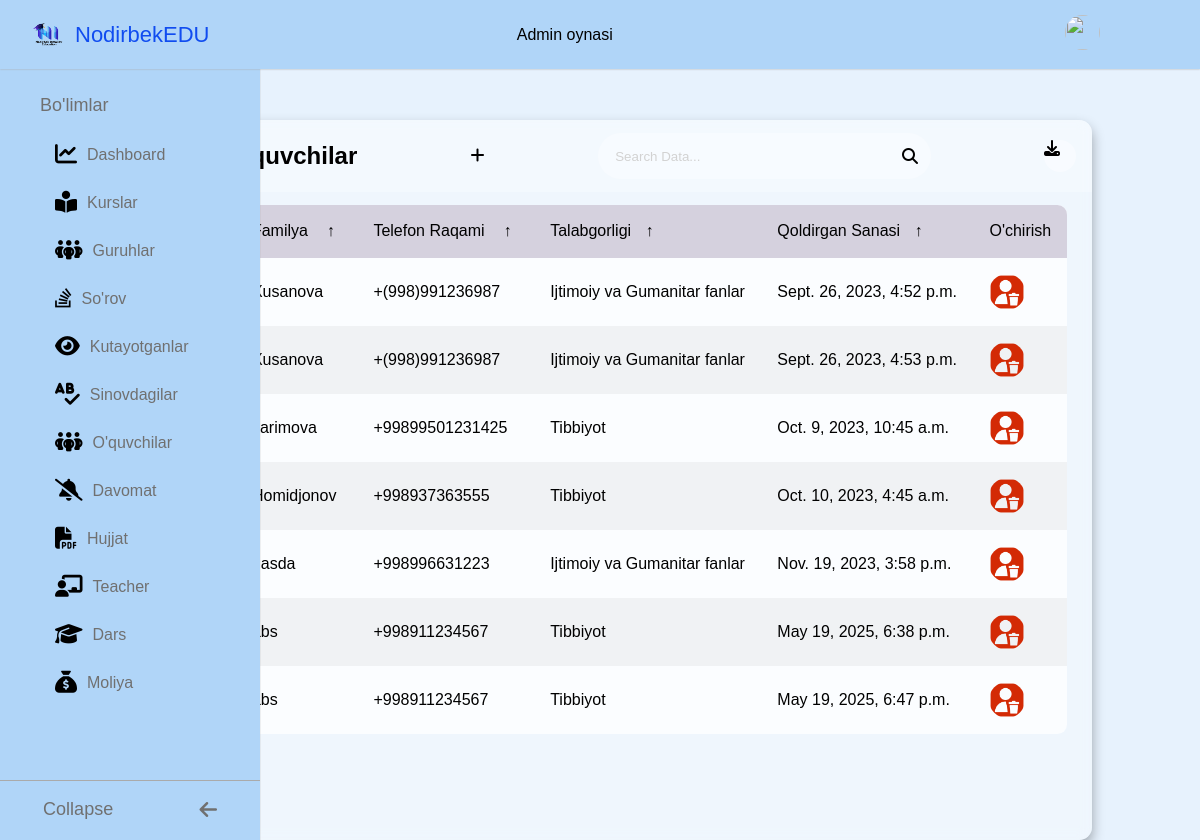
Page /asosiy/sorov/ (signed in) on the committed database.
### asosiy/models.py (models this page shows, shortened)
class Sorov(models.Model):
    ism=models.CharField(max_length=30)
    fam=models.CharField(max_length=30)
    tel=models.CharField(max_length=13)
    kurs_fk=models.ForeignKey(Kurs,on_delete=models.CASCADE)
    sorov_qoldirilgan_vaqt=models.DateTimeField(auto_now_add=True)

class Kurs(models.Model):
    nom=models.CharField(max_length=30)
    ochilgan_sana=models.DateField()
    def __str__(self):
        return f"{self.nom}"

### asosiy/views.py (the view, shortened to what this page needs)
# urls.py: path('sorov/', Sorovlar.as_view()),
class Sorovlar(View):
    def get(self, request):
        if request.user.is_authenticated:
            data = {
                'sorovlar': Sorov.objects.all(),
                'kurs': Kurs.objects.all()
            }
            return render(request, 'talabgorTalabalar.html', data)
        return redirect('/adminlogin/')

### templates/talabgorTalabalar.html (shortened to what this page needs)
<!DOCTYPE html>
<html lang="en">
<head>
    {% load static %}
    <link rel="stylesheet" href="https://cdnjs.cloudflare.com/ajax/libs/font-awesome/6.4.0/css/all.min.css" />
    <link rel="stylesheet" href="{% static 'root.css' %}">
    <link rel="stylesheet" href="{% static 'standart.css' %}">
    <link rel="stylesheet" href="{% static 'table.css' %}">
    <link rel="stylesheet" href="{% static './admin_form.css' %}">
</head>
<body>
  <nav class="navbar">
		<div class="logo_item">
		  <img src="/media/mm2n.png" alt=""></i>NodirbekEDU
		</div>
		<div class="search_bar">
			 <p>Admin oynasi</p>
		</div>
		<div class="navbar_content">
		  <a href="/logout"><img src="/media/logout.png" alt="" class="profile" /></a>
		</div>
	  </nav>
	  <nav class="sidebar">
		<div class="menu_content">
		  <ul class="menu_items">
			<div class="menu_title menu_dahsboard"></div>
			<li class="item">
				<a href="/asosiy/IndexAdmin" class="nav_link">
				  <span class="navlink_icon">
					<i class="fa-solid fa-chart-line"></i>
				  </span>
				  <span class="navlink"> Dashboard</span>
				</a>
			  </li>
        <li class="item">
          <a href="/asosiy/kurslar" class="nav_link">
            <span class="navlink_icon">
           <i class="fa-solid fa-book-open-reader"></i>             </span>
            <span class="navlink"> Kurslar</span>
          </a>
          </li>
        <li class="item">
          <a href="/asosiy/guruhlar" class="nav_link">
            <span class="navlink_icon">
            <i class="fa-solid fa-people-group"></i>                  </span>
            <span class="navlink"> Guruhlar</span>
          </a>
          </li>
			  <li class="item">
				<a href="/asosiy/sorov" class="nav_link">
				  <span class="navlink_icon">
					<i class="fa-brands fa-stack-overflow"></i>                </span>
				  <span class="navlink">So'rov</span>
				</a>
			  </li>
        <li class="item">
          <a href="/asosiy/kutayotganlar" class="nav_link">
            <span class="navlink_icon">
              <i class="fa-solid fa-eye"></i>                 </span>
            <span class="navlink">Kutayotganlar</span>
          </a>
        </li>
			  <li class="item">
          <a href="/asosiy/sinov" class="nav_link">
            <span class="navlink_icon">
              <i class="fa-solid fa-spell-check"></i>               </span>
            <span class="navlink">Sinovdagilar</span>
          </a>
        </li>
			  <li class="item">
				<a href="/asosiy/talabalar" class="nav_link">
				  <span class="navlink_icon">
            <i class="fa-solid fa-people-group"></i>                  </span>
				  <span class="navlink">O'quvchilar</span>
				</a>
			  </li>
        <li class="item">
          <a href="/asosiy/davomat" class="nav_link">
            <span class="navlink_icon">
              <i class="fa-solid fa-bell-slash"></i>                </span>
            <span class="navlink">Davomat</span>
          </a>
          </li>
          <li class="item">
            <a href="/asosiy/hujat" class="nav_link">
              <span class="navlink_icon">
                <i class="fa-solid fa-file-pdf"></i>                </span>
              <span class="navlink">Hujjat</span>
            </a>
            </li>
            <li class="item">
              <a href="/asosiy/teacher" class="nav_link">
                <span class="navlink_icon">
                  <i class="fa-solid fa-chalkboard-user"></i>                </span>
                <span class="navlink">Teacher</span>
              </a>
              </li>
              <li class="item">
                <a href="/asosiy/dars" class="nav_link">
                  <span class="navlink_icon">
                    <i class="fa-solid fa-graduation-cap"></i>               </span>
                  <span class="navlink">Dars</span>
                </a>
                </li>
                <li class="item">
                  <a href="/asosiy/moliya" class="nav_link">
                    <span class="navlink_icon">
                      <i class="fa-solid fa-sack-dollar"></i>              </span>
                    <span class="navlink">Moliya</span>
                  </a>
                  </li>
		  </ul>
		  <div class="bottom_content">
			<div class="bottom expand_sidebar">
			  <span> Expand</span>
			</div>
			<div class="bottom collapse_sidebar">
			  <span> Collapse</span>
			  <i class="fa-solid fa-arrow-left"></i>
			</div>
		  </div>
		</div>
	  </nav>
    <main class="table">
        <section class="table__header">
            <h1>Talabgor o'quvchilar</h1>
            <div class="add">
                <i class="fa-solid fa-plus"></i>
            </div>
            <div class="input-group">
                <input type="search" placeholder="Search Data...">
                <i class="fa-solid fa-magnifying-glass"></i>
            </div>
            <div class="export__file">
                <label for="export-file" class="export__file-btn" title="Export File"><i class="fa-solid fa-download"></i></label>
            </div>
        </section>
        <section class="table__body">
            <table id="customers_table">
                <thead>
                    <tr>
                        <th> ism <span class="icon-arrow">&UpArrow;</span></th>
                        <th> Familya <span class="icon-arrow">&UpArrow;</span></th>
                        <th> Telefon raqami <span class="icon-arrow">&UpArrow;</span></th>
                        <th>talabgorligi<span class="icon-arrow">&UpArrow;</span></th>
                        <th>qoldirgan sanasi<span class="icon-arrow">&UpArrow;</span></th>
                        <th>O'chirish</th>
                    </tr>
                </thead>
                <tbody>
                {% for i in sorovlar %}
                    <tr>
                        <td class="name"> {{i.ism}} </td>
                        <td class="fam">{{i.fam}} </td>
                        <td class="tel"> {{i.tel}} </td>
                        <td>
                            <p>{{i.kurs_fk}}</p>
                        </td>
                        <td> {{i.sorov_qoldirilgan_vaqt}}</td>
                        <td><a href="/asosiy/sorovdelete/{{i.id}}"><img src="/media/user.png"></a> </td>
                    </tr>
                    {% endfor %}
                </tbody>
            </table>
          </section>
    </main>
</body>
</html>

### static/root.css (style rules this page uses)
:root { --first-color: blue; --black-color: rgb(29, 27, 27); --wite-color: #fff; --body-color: #e2e1e1; --white-color: #b0d5f8; --blue-color: #104cf0; --grey-color: #707070; --grey-color-light: #aaa; --body-font:'Open Sans', sans-serif; --small-font-size:.913rem; }

### static/standart.css (style rules this page uses)
* { margin: 0; padding: 0; box-sizing: border-box; font-family: 'Poppins', sans-serif; }
body { background-position: center; background-size: cover; margin: 0 auto; padding: 0; box-sizing: border-box; font-family: "Poppins", sans-serif; }
body { background-color: #e7f2fd; transition: all 0.5s ease; }
.navbar { padding: 20px auto; position: fixed; top: 0; width: 100%; left: 0; background-color: var(--white-color); display: flex; align-items: center; justify-content: space-between; padding: 15px 30px; z-index: 1000; box-shadow: 0 0 2px var(--grey-color-light); }
.logo_item { display: flex; align-items: center; column-gap: 10px; font-size: 22px; font-weight: 500; color: var(--blue-color); }
.navbar img { width: 35px; height: 35px; border-radius: 50%; }
.navbar_content { display: flex; align-items: center; column-gap: 25px; padding: 0 70px; }
.sidebar { background-color: var(--white-color); width: 260px; position: fixed; top: 0; left: 0; height: 100%; padding: 80px 20px; z-index: 100; overflow-y: scroll; box-shadow: 0 0 1px var(--grey-color-light); transition: all 0.5s ease; }
.menu_content { position: relative; }
.menu_title { margin: 15px 0; padding: 0 20px; font-size: 18px; }
.menu_title::before { color: var(--grey-color); white-space: nowrap; }
.menu_dahsboard::before { content: "Bo'limlar"; }
.menu_items { padding: 0; list-style: none; }
.navlink_icon { position: relative; font-size: 22px; line-height: 40px; display: inline-block; text-align: center; border-radius: 6px; margin-right: 10px; color: #000; margin-left: 20px; }
.navlink_icon::before { content: ""; position: absolute; height: 100%; width: calc(100% + 100px); left: -20px; }
.sidebar .nav_link { display: flex; align-items: center; width: 100%; padding: 4px 15px; border-radius: 8px; text-decoration: none; color: var(--grey-color); white-space: nowrap; }
.bottom_content { position: fixed; bottom: 60px; left: 0; width: 260px; cursor: pointer; transition: all 0.5s ease; }
.bottom { position: absolute; display: flex; align-items: center; left: 0; justify-content: space-around; padding: 18px 0; text-align: center; width: 100%; color: var(--grey-color); border-top: 1px solid var(--grey-color-light); background-color: var(--white-color); }
.bottom i { font-size: 20px; }
.bottom span { font-size: 18px; }

### rows in the picture
Sorov: fam "Xusanova", tel "+(998)991236987", kurs_fk "Ijtimoiy va Gumanitar fanlar", sorov_qoldirilgan_vaqt "Sept. 26, 2023, 4:52 p.m."
Sorov: fam "Xusanova", tel "+(998)991236987", kurs_fk "Ijtimoiy va Gumanitar fanlar", sorov_qoldirilgan_vaqt "Sept. 26, 2023, 4:53 p.m."
Sorov: fam "karimova", tel "+99899501231425", kurs_fk "Tibbiyot", sorov_qoldirilgan_vaqt "Oct. 9, 2023, 10:45 a.m."
Sorov: fam "Homidjonov", tel "+998937363555", kurs_fk "Tibbiyot", sorov_qoldirilgan_vaqt "Oct. 10, 2023, 4:45 a.m."
Sorov: fam "dasda", tel "+998996631223", kurs_fk "Ijtimoiy va Gumanitar fanlar", sorov_qoldirilgan_vaqt "Nov. 19, 2023, 3:58 p.m."
Sorov: fam "abs", tel "+998911234567", kurs_fk "Tibbiyot", sorov_qoldirilgan_vaqt "May 19, 2025, 6:38 p.m."
Sorov: fam "abs", tel "+998911234567", kurs_fk "Tibbiyot", sorov_qoldirilgan_vaqt "May 19, 2025, 6:47 p.m."
